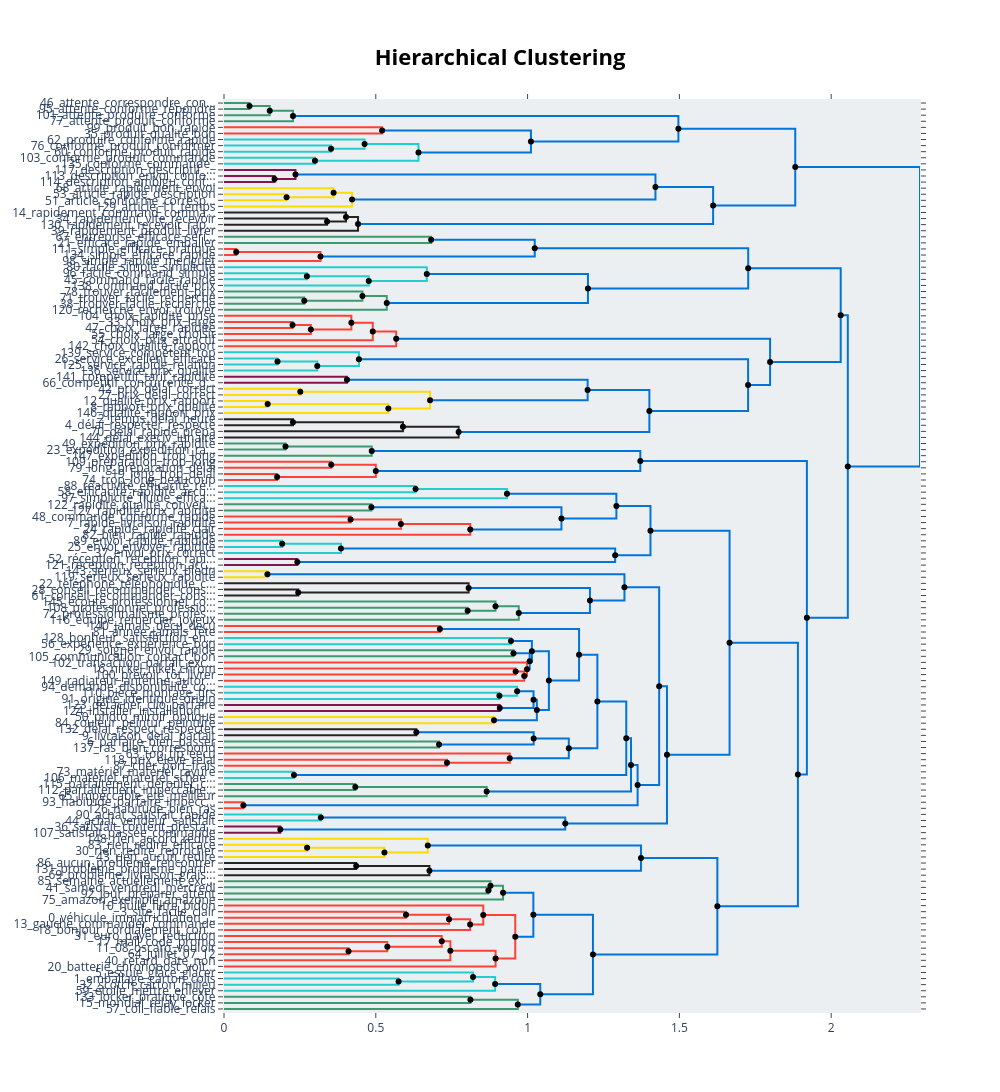

Write notebook code for a chart like this one.
### Markdown cell above
### Hierarchie des thèmes

### Code cell
# 1. Visualisez d'abord la hiérarchie pour comprendre les regroupements naturels
hierarchical_topics = topic_model.hierarchical_topics(df['avis_spacy'].tolist())
topic_model.visualize_hierarchy(hierarchical_topics=hierarchical_topics)
